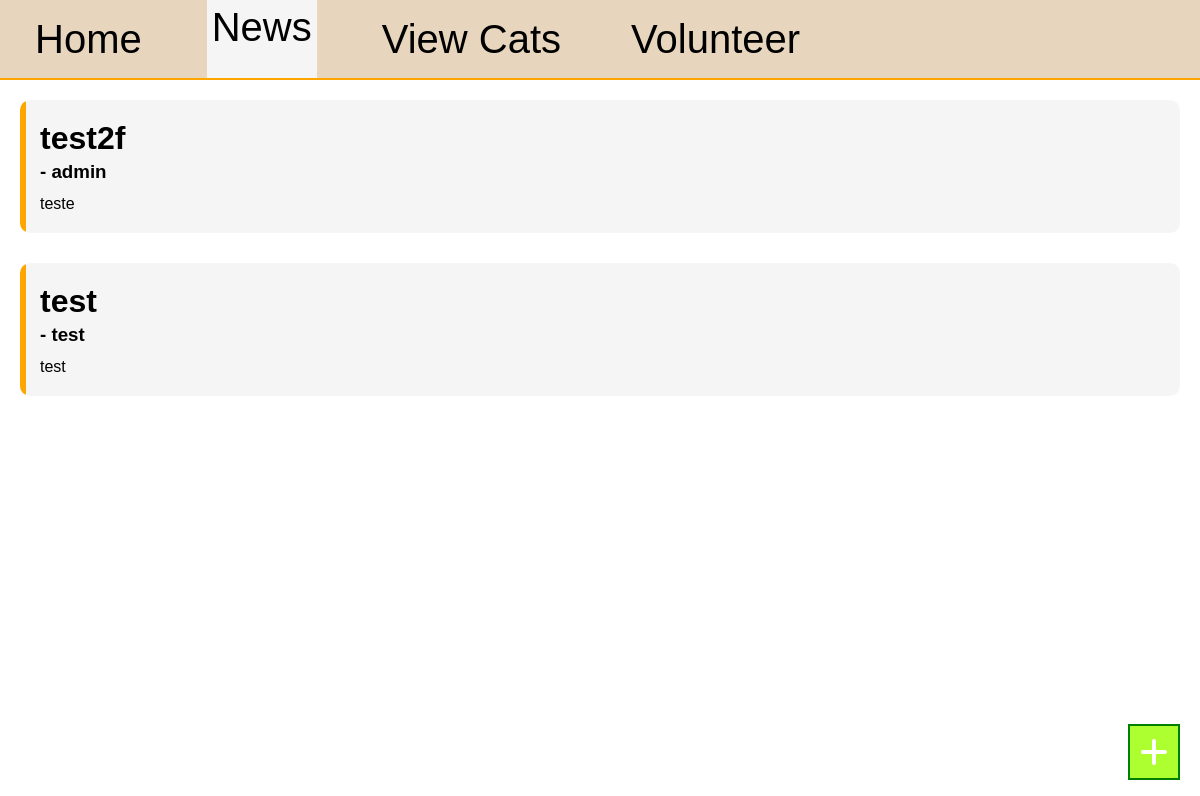
The page /news/1 on the database as committed earlier.
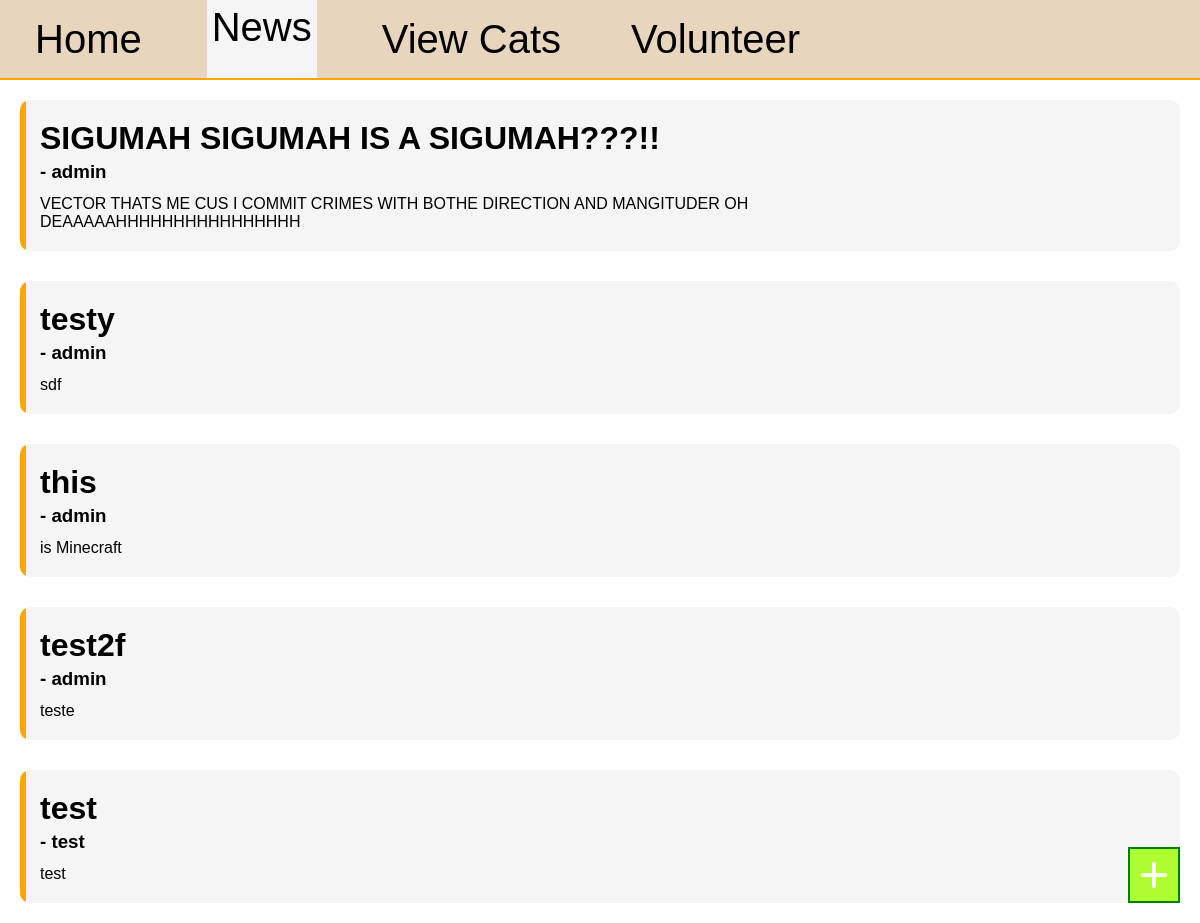
The same page on the database as committed later.
### main.py (models this page shows)
class News(db.Model):
    id = db.Column(db.Integer, primary_key=True)
    headline = db.Column(db.String(50), nullable=False, unique=True)
    description = db.Column(db.String(250), nullable=False, unique=True)
    author_id = db.Column(db.Integer, db.ForeignKey('user.id'), nullable=False)

class User(db.Model):
    id = db.Column(db.Integer, primary_key=True)
    username = db.Column(db.String(50), nullable=False, unique=True)
    password = db.Column(db.String(50), nullable=False)
    level = db.Column(db.String(50), nullable=False)
    news = db.relationship('News', backref='author', lazy=True)

### main.py (the view, shortened to what this page needs)
@app.route('/news/<int:id>', methods=["GET", "POST"])
def news(id):
	user = User.query.filter(User.id==id).first()
	news = News.query.all()
	form = NewsForm()
	return render_template("news.html", user=user, form=form, news=news, error="none")

### templates/news.html (shortened to what this page needs)
{% extends "base.html" %}
{% block style %}
<link rel="stylesheet" href="{{ url_for('static', filename='news.css') }}">
<link rel="stylesheet" href="https://cdnjs.cloudflare.com/ajax/libs/font-awesome/6.5.0/css/all.min.css">
{% endblock %}
{% block content %}
<header>
	<a href="/home/{{ user.id }}">Home</a>
	<a href="/news/{{ user.id }}" class="selected">News</a>
	<a href="/cats/{{ user.id }}">View Cats</a>
	<a>Volunteer</a>
</header>
<main>
	<div id="new-btn">
		<i class="fas fa-plus"></i>
	</div>
	{% for i in news|reverse %}
	<div class="news-div">
		<div class="content">
			<h2>{{ i.headline }}</h2>
			<h3>- {{ i.author.username }}</h3>
			<p>{{ i.description }}</p>
		</div>
	</div>
	{% endfor %}
</main>
{% endblock %}

Rows that differ between the two databases and show on the page:
added News: headline "SIGUMAH SIGUMAH IS A SIGUMAH???!!", author.username "admin", description "VECTOR THATS ME CUS I COMMIT CRIMES WITH BOTHE DIRECTION AND MANGITUDER OH DEAAAAAHHHHHHHHHHHHHHHH"
added News: headline "testy", author.username "admin", description "sdf"
added News: headline "this", author.username "admin", description "is Minecraft"
